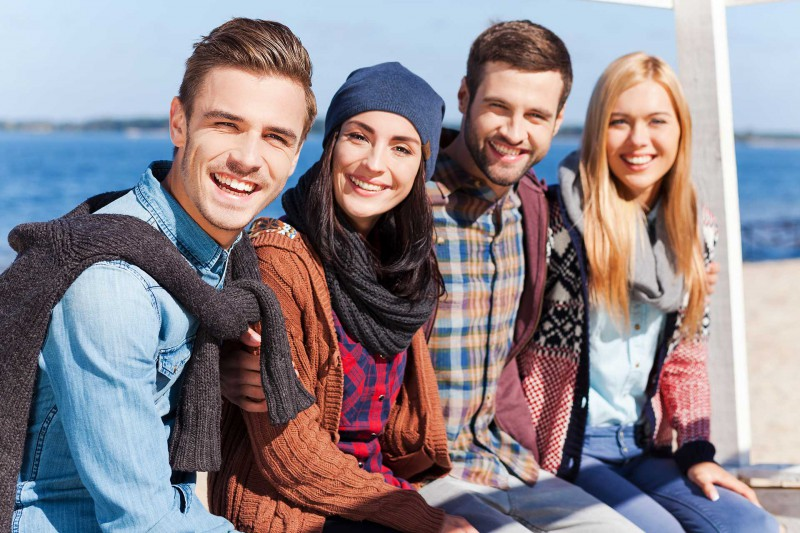
#> input picture Photo face detection/group_Photo.jpg, 800 x 533 px
$ python script_Face_Detect.py
#> lines starting #> are read from the running program, lines starting #| are printed output that depends on the picture; after the words box and inside, x2 and y2 are one past the last pixel; in counts of white or black regions, pixels touching at a corner belong together
import cv2

face_cascade=cv2.CascadeClassifier("haarcascade_frontalface_default.xml")

img=cv2.imread("group_Photo.jpg")
#> img is the input picture: shape (533, 800, 3); mean B, G, R 139.7, 132.6, 141.4

img=cv2.resize(img,(img.shape[1]//2,img.shape[0]//2))
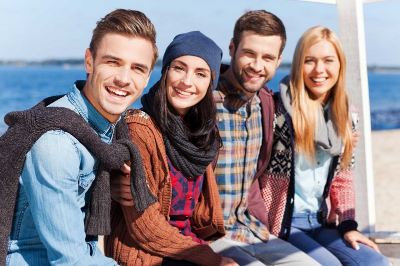
#> img: shape (266, 400, 3); mean B, G, R 139.5, 132.5, 141.3
grey_img=cv2.cvtColor(img,cv2.COLOR_BGR2GRAY)
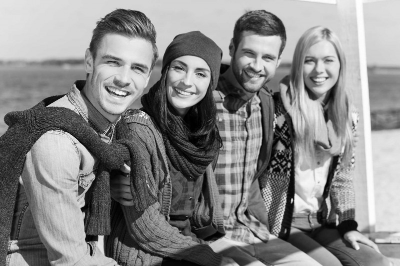
#> grey_img: shape (266, 400); min 0, max 254, mean 135.9

faces=face_cascade.detectMultiScale(grey_img,
scaleFactor=1.05,
minNeighbors=10)
#> faces = [[294, 41, 50, 50], [229, 34, 56, 56], [161, 49, 57, 57], [86, 37, 73, 73]]

cv2.imshow("Original Photo",img)
for x, y, w, h in faces:
    img=cv2.rectangle(img,(x,y), (x+w,y+h), (0,255,0),3)
#> this loop made 4 passes
#> pass 1, `img=cv2.rectangle(img,(x,y), (x+w,y+h), (0,255,0),3)`:
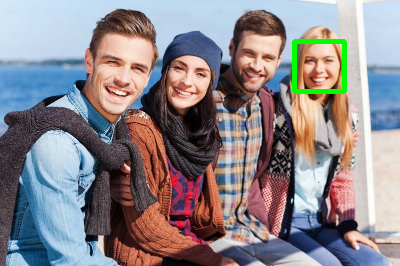
#> img: shape (266, 400, 3); 0.93% of pixels changed, all inside (x1, y1, x2, y2) = (292, 39, 347, 94)
#> pass 2, `img=cv2.rectangle(img,(x,y), (x+w,y+h), (0,255,0),3)`:
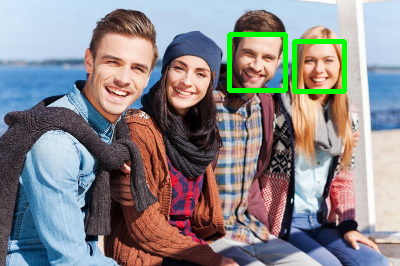
#> img: shape (266, 400, 3); 1.04% of pixels changed, all inside (x1, y1, x2, y2) = (227, 32, 288, 93)
#> pass 3, `img=cv2.rectangle(img,(x,y), (x+w,y+h), (0,255,0),3)`:
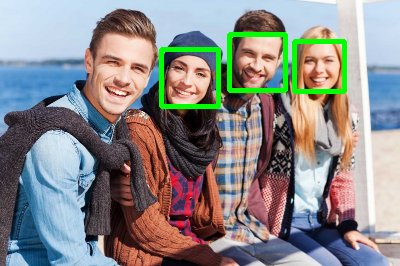
#> img: shape (266, 400, 3); 1.06% of pixels changed, all inside (x1, y1, x2, y2) = (159, 47, 221, 109)
#> after the loop:
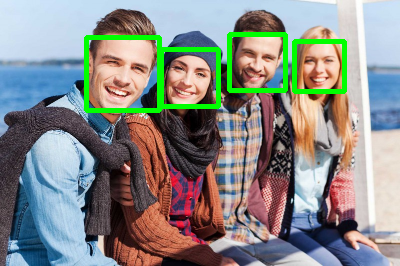
#> img: shape (266, 400, 3); 1.19% of pixels changed, all inside (x1, y1, x2, y2) = (84, 35, 162, 113)

print(faces)
#| [[294  41  50  50]
#|  [229  34  56  56]
#|  [161  49  57  57]
#|  [ 86  37  73  73]]
#print(type(faces))


cv2.imshow("face Recgonized",img)
cv2.waitKey(0)
cv2.destroyAllWindows()
